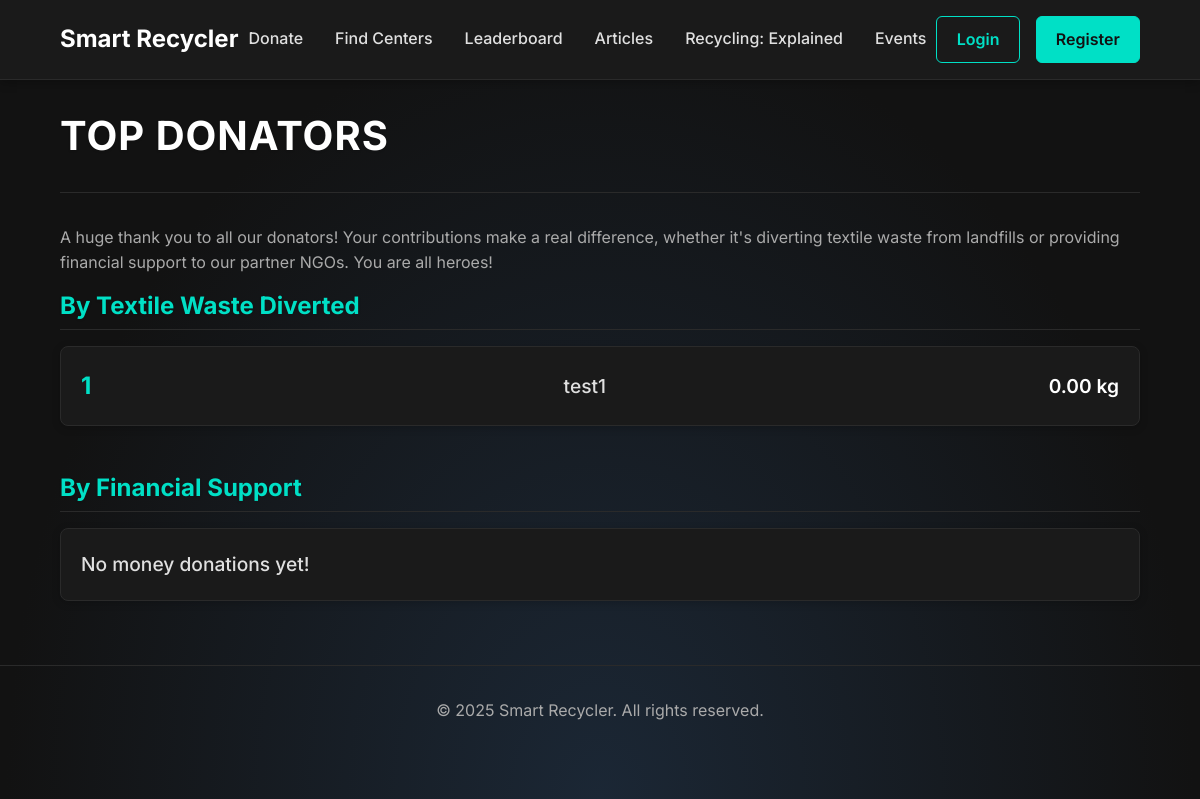
The page /leaderboard on the database as committed earlier.
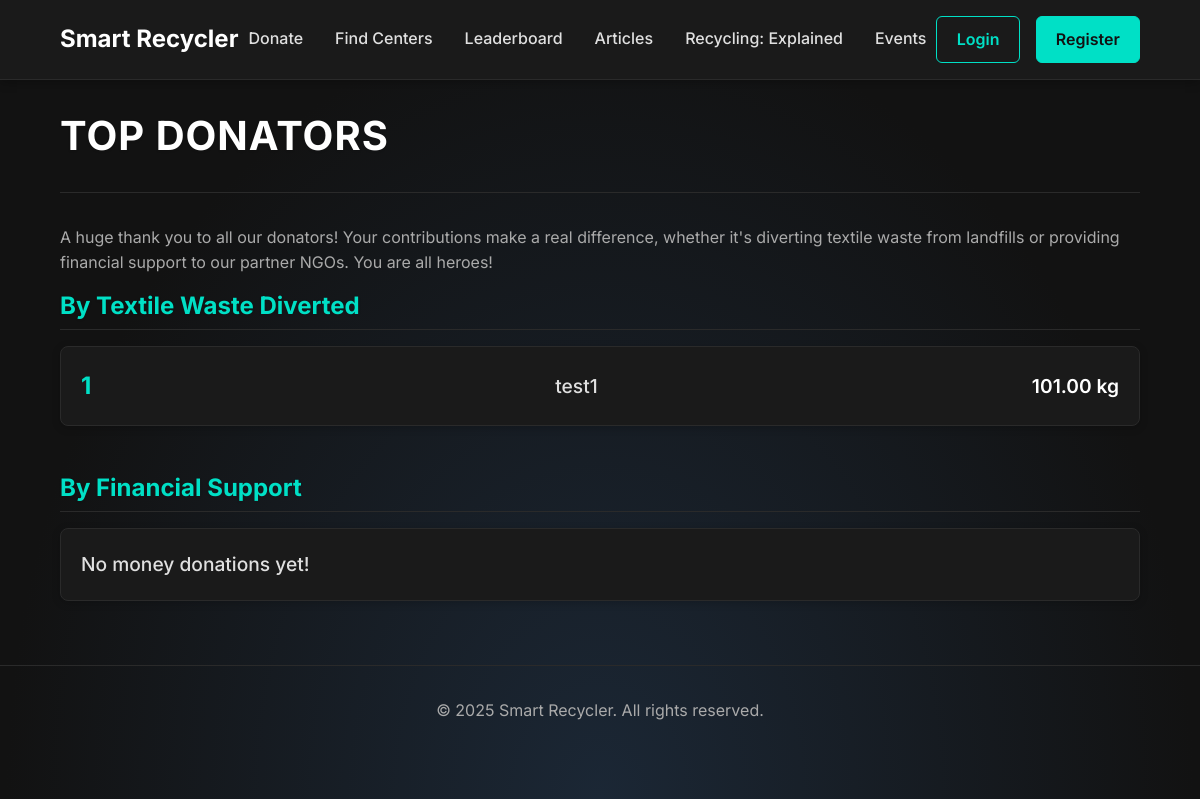
The same page on the database as committed later.
### app/models.py (models this page shows, shortened)
class User(UserMixin, db.Model):
    id = db.Column(db.Integer, primary_key=True)
    username = db.Column(db.String(64), index=True, unique=True, nullable=False)
    email = db.Column(db.String(120), index=True, unique=True, nullable=False)
    password_hash = db.Column(db.String(256)) # Increased length for stronger hashes
    total_waste_diverted_kg = db.Column(db.Float, default=0.0)
    donations = db.relationship('Donation', backref='donator', lazy='dynamic')

### app/routes.py (the view)
@bp.route('/leaderboard')
def leaderboard():
    top_waste_donators = User.query.order_by(User.total_waste_diverted_kg.desc()).limit(10).all()
    top_money_donators = db.session.query(
        User.username,
        db.func.sum(Donation.amount).label('total_donated')
    ).join(Donation, User.id == Donation.user_id)\
     .filter(Donation.donation_type == 'Money')\
     .group_by(User.username)\
     .order_by(desc('total_donated'))\
     .limit(10).all()
    return render_template('leaderboard.html',
                           title='Top Donators',
                           top_waste_donators=top_waste_donators,
                           top_money_donators=top_money_donators)

### app/templates/leaderboard.html
{% extends "base.html" %}
{% block content %}
    <div class="page-header">
        <h1>Top Donators</h1>
    </div>
    <div class="leaderboard-thank-you">
        <p>A huge thank you to all our donators! Your contributions make a real difference, whether it's diverting textile waste from landfills or providing financial support to our partner NGOs. You are all heroes!</p>
    </div>
    <div class="leaderboard-container">
        <div class="leaderboard-column">
            <h2>By Textile Waste Diverted</h2>
            <ol class="leaderboard-list">
                {% if top_waste_donators %}
                    {% for user in top_waste_donators %}
                        <li class="leaderboard-item">
                            <span class="leaderboard-rank">{{ loop.index }}</span>
                            <span class="leaderboard-user">{{ user.username }}</span>
                            <span class="leaderboard-score">{{ "%.2f"|format(user.total_waste_diverted_kg) }} kg</span>
                        </li>
                    {% endfor %}
                {% else %}
                    <li class="leaderboard-item">
                        <span class="leaderboard-user">No waste donations yet!</span>
                    </li>
                {% endif %}
            </ol>
        </div>
        <div class="leaderboard-column">
            <h2>By Financial Support</h2>
            <ol class="leaderboard-list">
                {% if top_money_donators %}
                    {% for donator in top_money_donators %}
                        <li class="leaderboard-item">
                            <span class="leaderboard-rank">{{ loop.index }}</span>
                            <span class="leaderboard-user">{{ donator.username }}</span>
                            <span class="leaderboard-score-money">
                                {{ "%.2f"|format(donator.total_donated) }}
                            </span>
                        </li>
                    {% endfor %}
                {% else %}
                    <li class="leaderboard-item">
                        <span class="leaderboard-user">No money donations yet!</span>
                    </li>
                {% endif %}
            </ol>
        </div>
    </div>
{% endblock %}

### app/templates/base.html (shortened to what this page needs)
<!DOCTYPE html>
<html lang="en">
<head>
    <link rel="stylesheet" href="{{ url_for('static', filename='css/style.css') }}">
</head>
<body>
    <header>
        <nav class="navbar">
            <a href="{{ url_for('main.index') }}" class="nav-brand">Smart Recycler</a>
            <div class="nav-links-main">
                <a href="{{ url_for('main.donate') }}">Donate</a>
                <a href="{{ url_for('main.find_ngo') }}">Find Centers</a>
                <a href="{{ url_for('main.leaderboard') }}">Leaderboard</a>
                <a href="{{ url_for('main.articles') }}">Articles</a>
                <a href="{{url_for('main.recycling_process') }}">Recycling: Explained</a>
                <a href="{{ url_for('main.events') }}">Events</a>
            </div>
            <div class="nav-links-auth">
                {% if current_user.is_anonymous %}
                    <a href="{{ url_for('main.login') }}" class="nav-button">Login</a>
                    <a href="{{ url_for('main.register') }}" class="nav-button nav-button-primary">Register</a>
                {% else %}
                    <a href="{{ url_for('main.profile') }}" class="nav-button">My Profile</a>
                    <a href="{{ url_for('main.logout') }}" class="nav-button">Logout</a>
                {% endif %}
            </div>
        </nav>
    </header>
    <main class="container">
        {% block content %}{% endblock %}
    </main>
    <footer class="footer">
        <p>&copy; 2025 Smart Recycler. All rights reserved.</p>
    </footer>
</body>
</html>

### app/static/css/style.css (style rules this page uses)
:root { --dark-bg: #121212; --card-bg: #1a1a1a; --border-color: #2a2a2a; --text-light: #e0e0e0; --text-secondary: #aaaaaa; --accent-primary: #00e0c6; --accent-secondary: #00aaff; --font-sans: 'Inter', sans-serif; }
* { box-sizing: border-box; margin: 0; padding: 0; }
html { width: 100%; }
body { font-family: var(--font-sans); background: radial-gradient(ellipse at bottom, #1b2735 0%, #121212 70%); color: var(--text-light); line-height: 1.6; min-height: 100vh; }
h1, h2, h3, h4, h5, h6 { color: #ffffff; line-height: 1.2; margin-bottom: 1rem; text-shadow: 0 1px 3px rgba(0,0,0,0.1); }
p { margin-bottom: 1rem; color: var(--text-secondary); }
a { color: var(--accent-primary); text-decoration: none; transition: all 0.2s ease; }
.navbar { display: flex; justify-content: space-between; align-items: center; padding: 1rem 5%; background-color: var(--card-bg); border-bottom: 1px solid var(--border-color); box-shadow: 0 2px 10px rgba(0,0,0,0.3); }
.nav-brand { font-size: 1.5rem; font-weight: 700; color: #ffffff; }
.nav-links-main { display: flex; gap: 2rem; }
.nav-links-main a { color: var(--text-light); font-weight: 500; padding: 0.5rem 0; border-bottom: 2px solid transparent; }
.nav-links-auth { display: flex; gap: 1rem; }
.nav-button { padding: 0.6rem 1.2rem; border-radius: 6px; font-weight: 600; text-align: center; transition: all 0.2s ease; border: 1px solid var(--accent-primary); color: var(--accent-primary); }
.nav-button-primary { background-color: var(--accent-primary); color: var(--dark-bg); border: 1px solid var(--accent-primary); }
.container { width: 90%; max-width: 1100px; margin: 2rem auto; padding: 0; }
.page-header { border-bottom: 1px solid var(--border-color); padding-bottom: 1rem; margin-bottom: 2rem; }
.page-header h1 { font-size: 2.5rem; font-weight: 700; text-transform: uppercase; letter-spacing: 1px; }
.leaderboard-container { display: grid; grid-template-columns: 1fr; gap: 2rem; }
.leaderboard-column h2 { color: var(--accent-primary); border-bottom: 1px solid var(--border-color); padding-bottom: 0.5rem; }
.leaderboard-list { list-style: none; padding: 0; }
.leaderboard-item { display: flex; justify-content: space-between; align-items: center; padding: 1.25rem; background: var(--card-bg); border: 1px solid var(--border-color); border-radius: 8px; margin-bottom: 1rem; box-shadow: 0 2px 8px rgba(0,0,0,0.2); }
.leaderboard-rank { font-size: 1.5rem; font-weight: 700; color: var(--accent-primary); min-width: 40px; }
.leaderboard-user { font-size: 1.2rem; font-weight: 500; color: var(--text-light); }
.leaderboard-score { font-size: 1.2rem; font-weight: 600; color: #ffffff; }
.footer { text-align: center; padding: 2rem; margin-top: 3rem; border-top: 1px solid var(--border-color); color: var(--text-secondary); }
.hero::before, .hero::after, .form-container::before, .form-container::after, { content: ''; position: absolute; width: 30px; height: 30px; border-color: var(--accent-primary); border-style: solid; }

Rows that differ between the two databases and show on the page:
changed User "test1": total_waste_diverted_kg "0.00" → "101.00"
